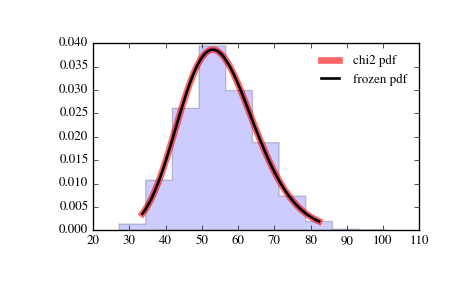

Generate this figure with Python:
from scipy.stats import chi2
import matplotlib.pyplot as plt
fig, ax = plt.subplots(1, 1)

# Calculate a few first moments:

df = 55
mean, var, skew, kurt = chi2.stats(df, moments='mvsk')

# Display the probability density function (``pdf``):

x = np.linspace(chi2.ppf(0.01, df),
                chi2.ppf(0.99, df), 100)
ax.plot(x, chi2.pdf(x, df),
       'r-', lw=5, alpha=0.6, label='chi2 pdf')

# Alternatively, the distribution object can be called (as a function)
# to fix the shape, location and scale parameters. This returns a "frozen"
# RV object holding the given parameters fixed.

# Freeze the distribution and display the frozen ``pdf``:

rv = chi2(df)
ax.plot(x, rv.pdf(x), 'k-', lw=2, label='frozen pdf')

# Check accuracy of ``cdf`` and ``ppf``:

vals = chi2.ppf([0.001, 0.5, 0.999], df)
np.allclose([0.001, 0.5, 0.999], chi2.cdf(vals, df))
# True

# Generate random numbers:

r = chi2.rvs(df, size=1000)

# And compare the histogram:

ax.hist(r, normed=True, histtype='stepfilled', alpha=0.2)
ax.legend(loc='best', frameon=False)
plt.show()
